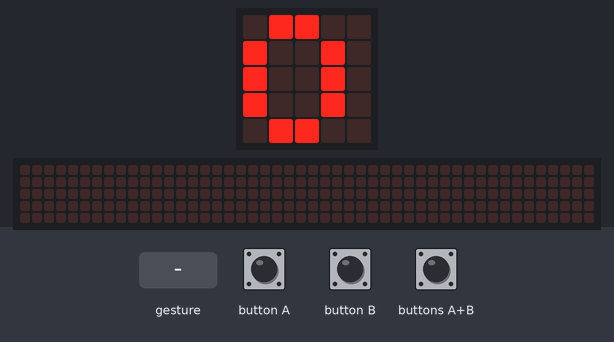
The program below on a simulated BBC micro:bit (MakeCode). Parts: the board's 5×5 LED display, a strip that is not on the board, showing the scrolling text unrolled. The inputs (shaded band) are chosen by the test bench. A tilt is held for 1.5 s and a shake lasts 1 s, then the board lies face up again; the 48×5 strip is a reading aid, not a part: it shows the text the display is scrolling, unrolled, one strip-width of it at a time.

Above: at 1.2 s.
1.3 s: buttons A+B pressed for 0.15 s
At 3.91 s:
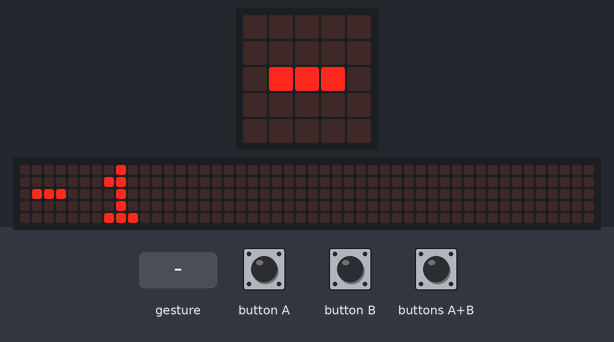
4.4 s: gesture 'shake'
At 6.2 s:
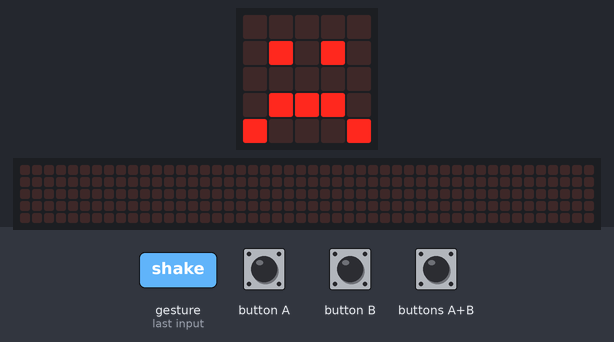
7.4 s: button A pressed for 0.15 s
8.1 s: button B pressed for 0.15 s
8.8 s: button A pressed for 0.15 s
At 15.15 s:
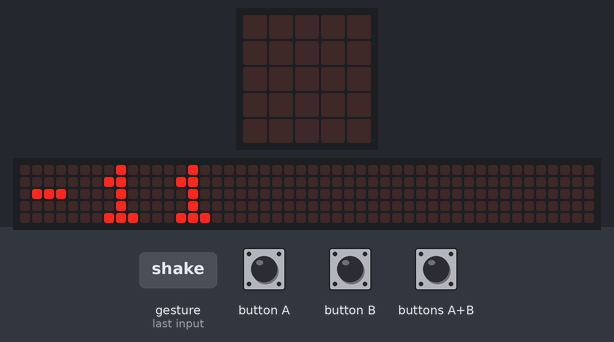

The program:

main.ts
```typescript
input.onButtonPressed(Button.A, function () {
    if (time == 0) {
        basic.showNumber(time)
    } else {
        time += -1
        basic.showNumber(time)
    }
})
input.onGesture(Gesture.Shake, function () {
    if (time == 0) {
        basic.showIcon(IconNames.Happy)
        basic.showNumber(time)
    } else {
        basic.showIcon(IconNames.Sad)
        basic.showNumber(time)
    }
})
input.onButtonPressed(Button.AB, function () {
    while (true) {
        basic.pause(1000)
        time += -1
    }
})
input.onButtonPressed(Button.B, function () {
    if (time >= 9) {
        basic.showNumber(time)
    } else {
        time += 1
        basic.showNumber(time)
    }
})
let time = 0
time = 0
basic.forever(function () {
    basic.showNumber(time)
})
```

test.ts
```typescript
// 테스트는 여기로 이동합니다; 이 패키지가 확장으로 사용될 때 컴파일되지 않을 것 입니다.
```

Measured:
- after the input at 1.3 s, the display: first changes after 1.8 s (image 1 shows a later state)
- after the input at 4.4 s, the display: first differs from a run without the input after 1.4 s (image 2)
- what the display in image 2 shows lasts 0.6 s, from 5.8 s to 6.4 s
- what the display in image 3 shows lasts 0.5 s, from 14.9 s to 15.4 s
